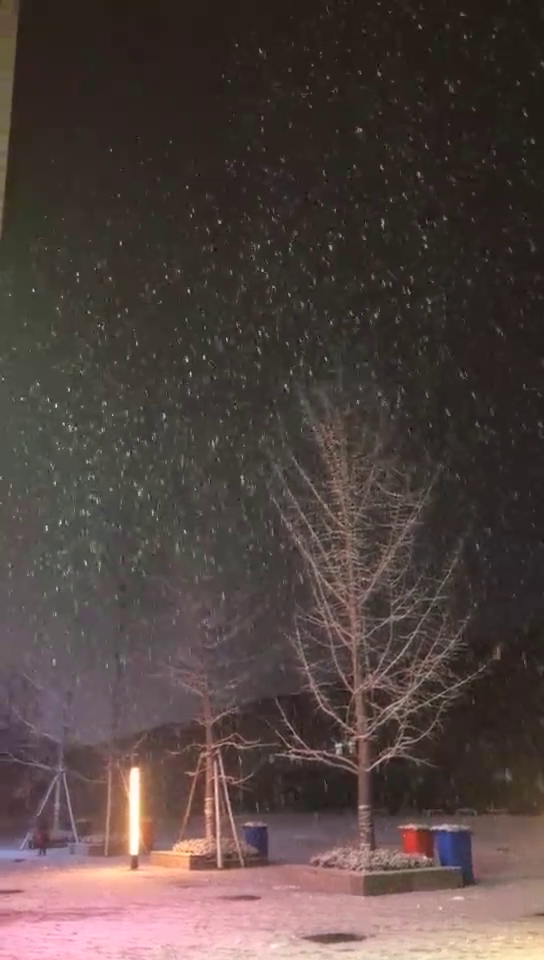
#> input picture frame 23 of video/video.mp4, 544 x 960 px
$ python operation_video_file.py
#> lines starting #> are read from the running program, lines starting #| are printed output that depends on the picture; after the words box and inside, x2 and y2 are one past the last pixel; in counts of white or black regions, pixels touching at a corner belong together
import cv2

# 读取视频文件
video = cv2.VideoCapture("./video/video.mp4")
# 获取视频帧数
frame_Count = video.get(cv2.CAP_PROP_FRAME_COUNT)
# 设置帧数
i = 0

while (video.isOpened()):
    retval, image1 = video.read()  # 原图像
#> image1 is the input picture: shape (960, 544, 3); mean B, G, R 64.9, 68.1, 81.9
    image2 = cv2.cvtColor(image1, cv2.COLOR_BGR2GRAY)  # 灰度
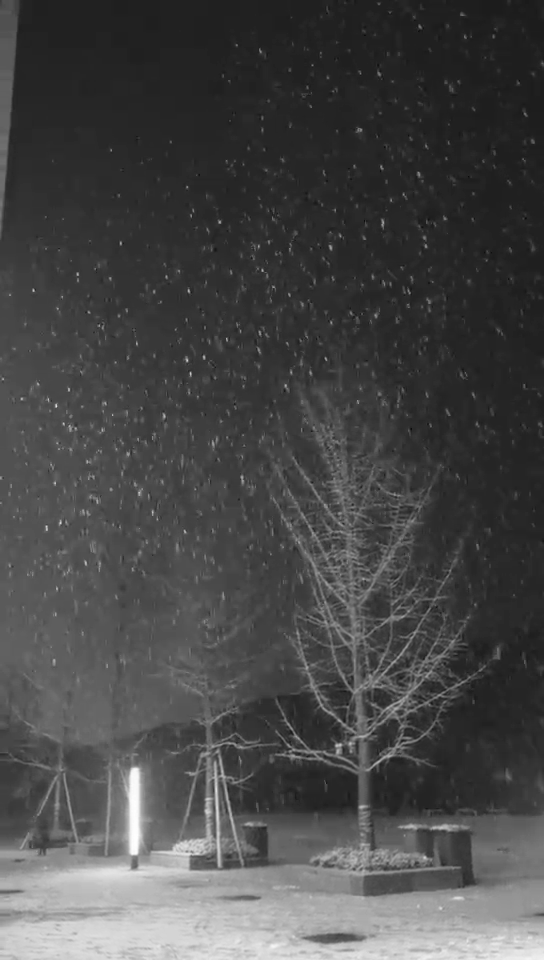
#> image2: shape (960, 544); min 9, max 254, mean 71.9
    image3 = cv2.cvtColor(image1, cv2.COLOR_BGR2HSV)  # 转到HSV色彩空间
#> image3: shape (960, 544, 3); mean H, S, V 37.2, 57.6, 82.1
    t4, image4 = cv2.threshold(image2, 127, 255, cv2.THRESH_TOZERO)  # 低于阈值零处理
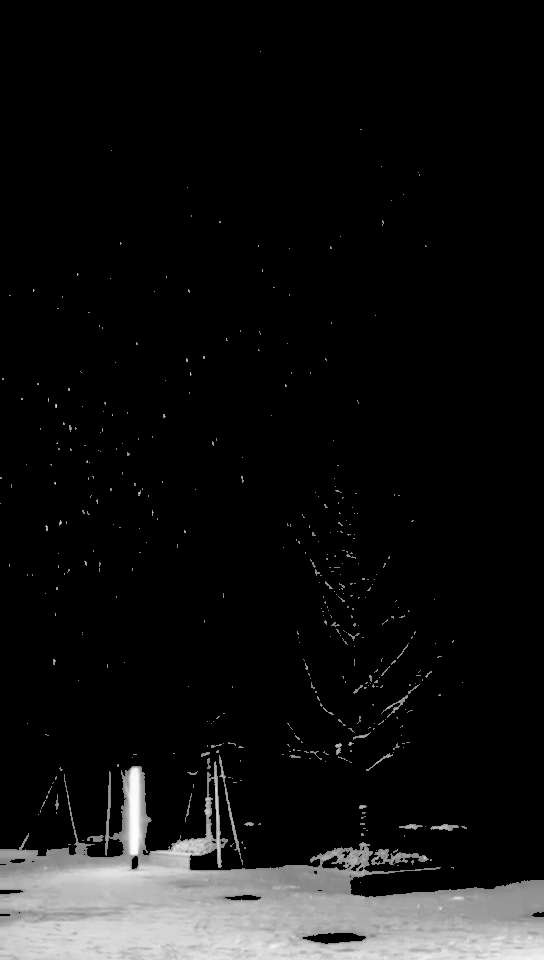
#> image4: shape (960, 544); min 0, max 254, mean 19.3
    t5, image5 = cv2.threshold(image2, 127, 255, cv2.THRESH_BINARY)  # 二值化处理
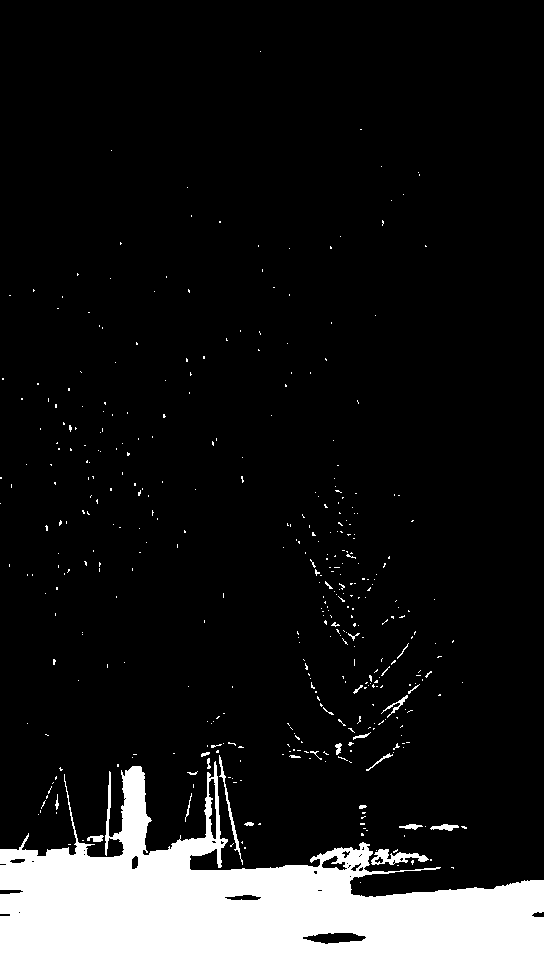
#> image5: shape (960, 544); 10.8% white; 407 white regions (380 under 20 px), largest, box (x1, y1, x2, y2) and area: (0, 761, 544, 960) 53004, (371, 849, 429, 865) 433, (219, 755, 243, 865) 281
    image6 = cv2.Canny(image1, 10, 50)  # 阈值为10-50的Canny边缘检测
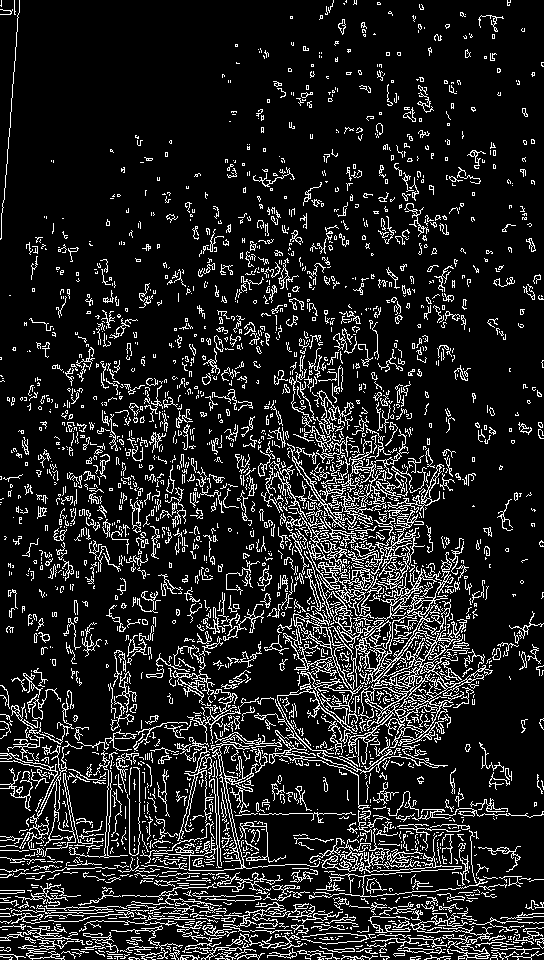
#> image6: shape (960, 544); 13% white in thin lines or dots
    image7 = cv2.Canny(image1, 200, 400)  # 阈值为200-400的Canny边缘检测
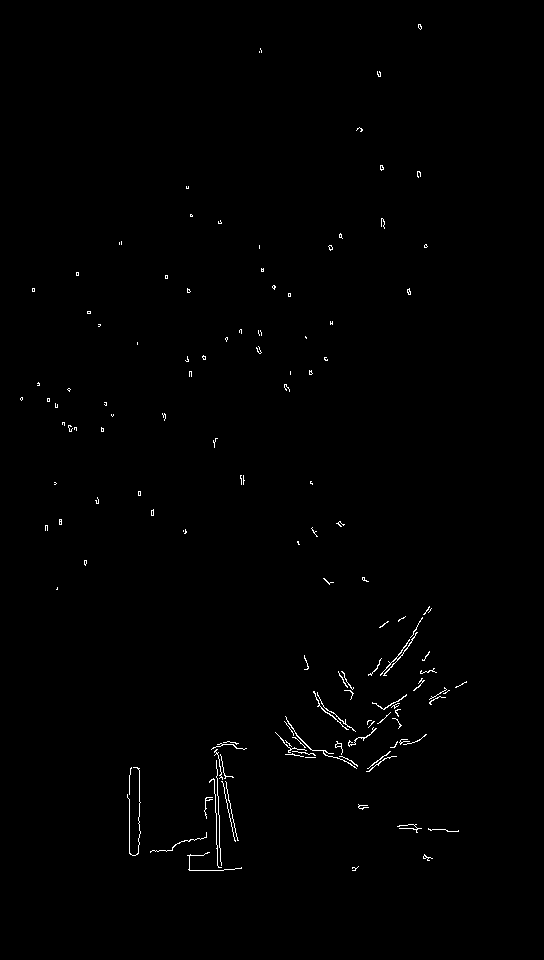
#> image7: shape (960, 544); 0.58% white in thin lines or dots, all inside (x1, y1, x2, y2) = (20, 24, 467, 871)
    # 设置“Video”窗口 并调整大小
    cv2.namedWindow("video_1", 0)
    cv2.resizeWindow("video_1", 426, 240)
    cv2.namedWindow("video_2", 0)
    cv2.resizeWindow("video_2", 426, 240)
    cv2.namedWindow("video_3", 0)
    cv2.resizeWindow("video_3", 426, 240)
    cv2.namedWindow("video_4", 0)
    cv2.resizeWindow("video_4", 426, 240)
    cv2.namedWindow("video_5", 0)
    cv2.resizeWindow("video_5", 426, 240)
    cv2.namedWindow("video_6", 0)
    cv2.resizeWindow("video_6", 426, 240)
    cv2.namedWindow("video_7", 0)
    cv2.resizeWindow("video_7", 426, 240)
    # 播放视频
    if retval == True:
        cv2.imshow("video_1", image1)
        cv2.imshow("video_2", image2)
        cv2.imshow("video_3", image3)
        cv2.imshow("video_4", image4)
        cv2.imshow("video_5", image5)
        cv2.imshow("video_6", image6)
        cv2.imshow("video_7", image7)
    else:
        break
    # 窗口的图像刷新时间为10毫秒 则帧速率为100帧/秒
    key = cv2.waitKey(10)
#> (key Esc is pressed here)
    # 按空格键暂停播放
    if key == 32:  # 数字 32 表示空格键
        cv2.waitKey(0)
        continue
    # 按Esc键关闭窗口（停止播放）
    if key == 27:  # 数字 27 表示Esc键
        break
    i += 1
    if i == frame_Count:
        break

# 销毁窗口
video.release()
cv2.destroyAllWindows()

$ run again, starting later in the video
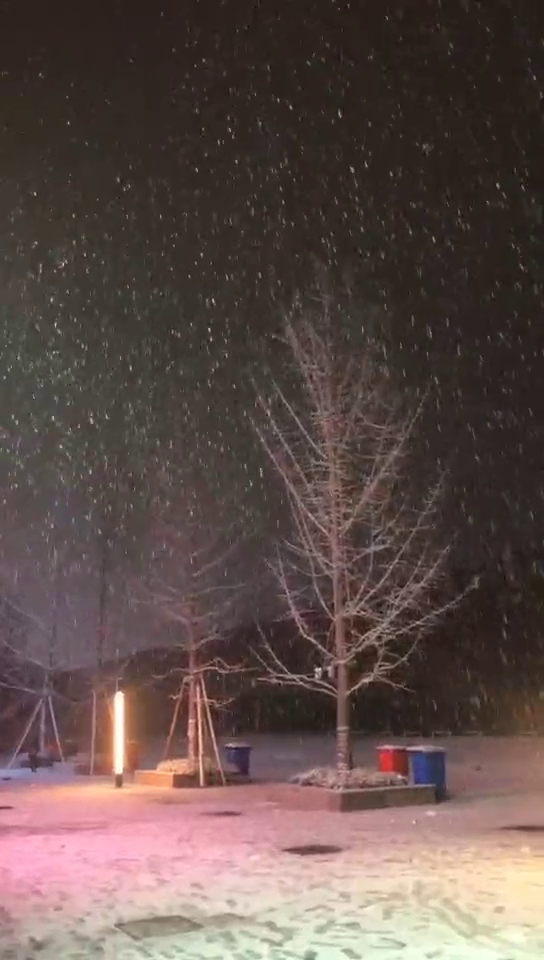
#> input picture frame 106 of video/video.mp4, 544 x 960 px
#> image1 is the input picture: shape (960, 544, 3); mean B, G, R 74.5, 78.8, 95.5
#> image3: shape (960, 544, 3); mean H, S, V 38.9, 63.4, 95.8
#> `t5, image5 = cv2.threshold(image2, 127, 255, cv2.THRESH_BINARY)`:
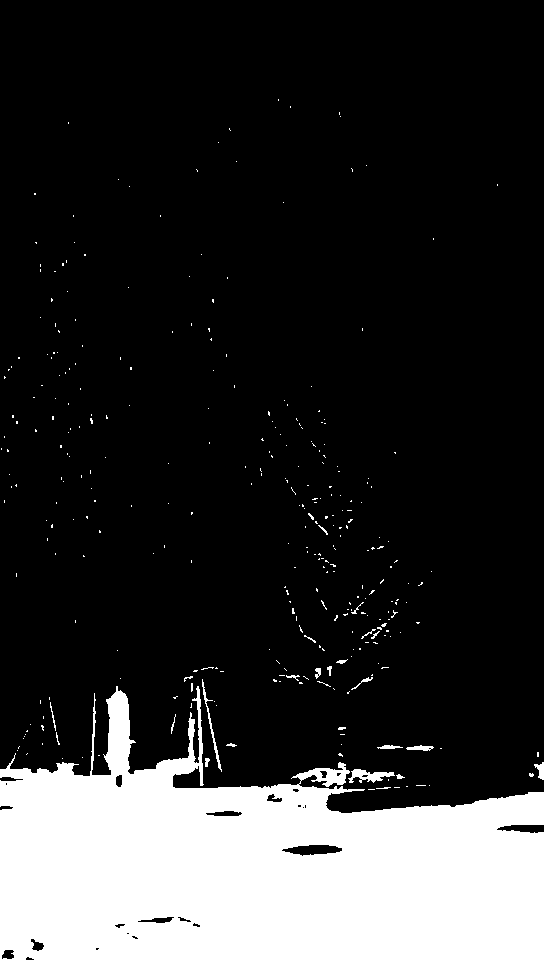
#> image5: shape (960, 544); 18.7% white; 322 white regions (299 under 20 px), largest, box (x1, y1, x2, y2) and area: (0, 686, 544, 960) 95471, (348, 769, 395, 783) 331, (202, 679, 222, 772) 209
#> image6: shape (960, 544); 14.2% white in thin lines or dots
#> `image7 = cv2.Canny(image1, 200, 400)`:
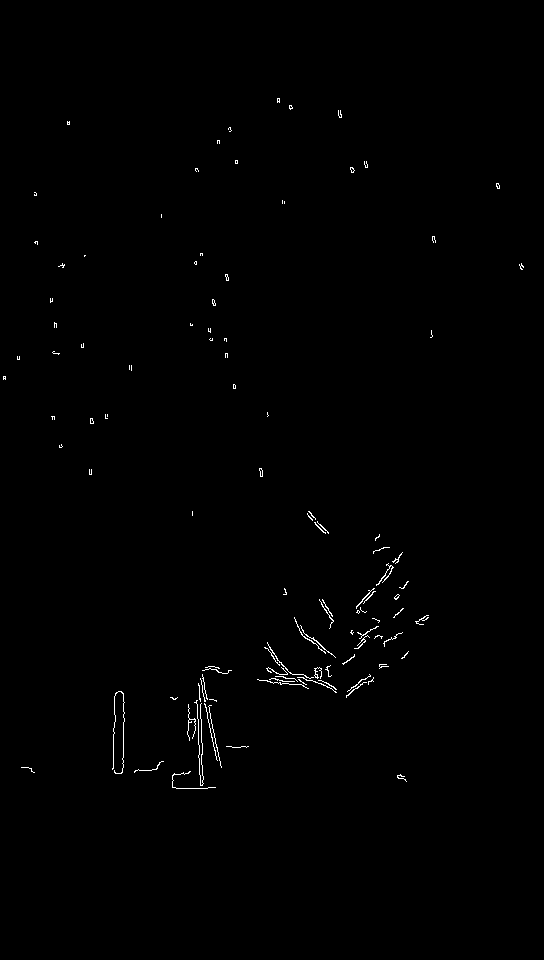
#> image7: shape (960, 544); 0.49% white in thin lines or dots, all inside (x1, y1, x2, y2) = (3, 98, 524, 789)

$ run again, starting later in the video
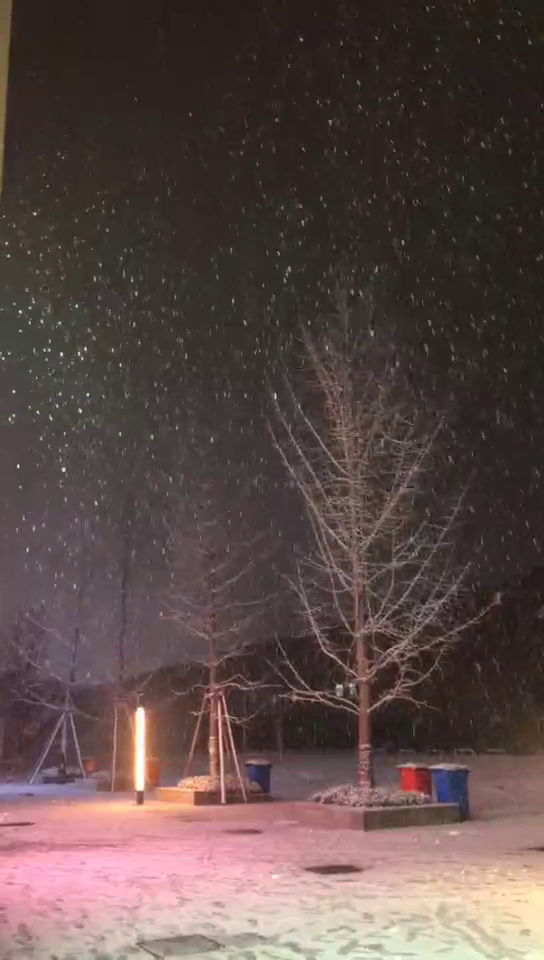
#> input picture frame 188 of video/video.mp4, 544 x 960 px
#> image1 is the input picture: shape (960, 544, 3); mean B, G, R 71.4, 74.2, 91.1
#> image3: shape (960, 544, 3); mean H, S, V 46.8, 61.2, 91.2
#> `t5, image5 = cv2.threshold(image2, 127, 255, cv2.THRESH_BINARY)`:
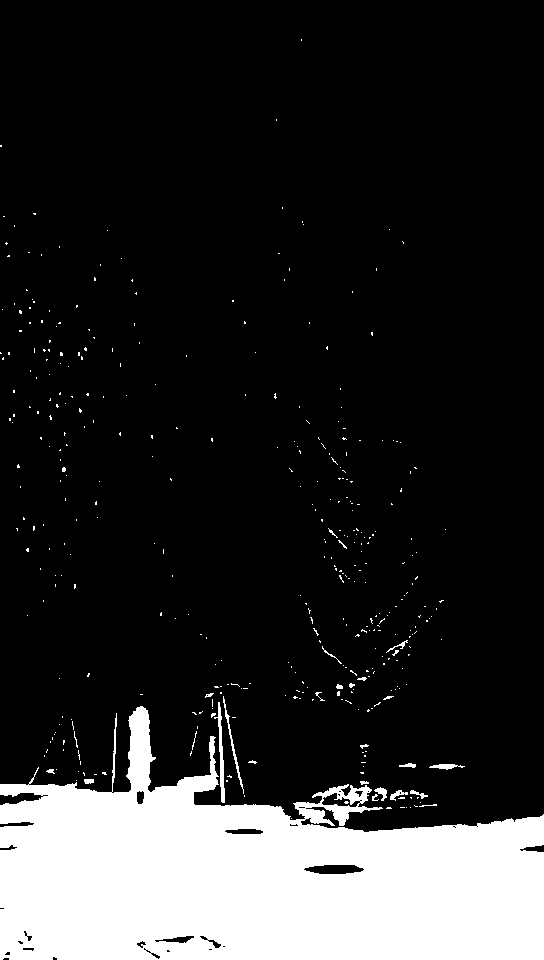
#> image5: shape (960, 544); 16.8% white; 387 white regions (361 under 20 px), largest, box (x1, y1, x2, y2) and area: (0, 706, 544, 960) 84930, (214, 702, 225, 803) 356, (223, 696, 244, 794) 208
#> image6: shape (960, 544); 14% white in thin lines or dots
#> `image7 = cv2.Canny(image1, 200, 400)`:
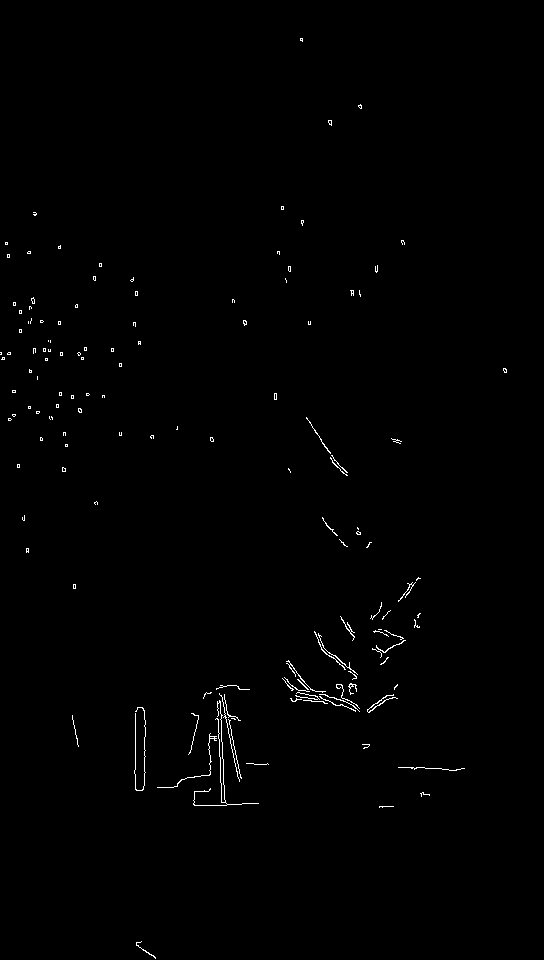
#> image7: shape (960, 544); 0.59% white in thin lines or dots, all inside (x1, y1, x2, y2) = (0, 38, 507, 959)
